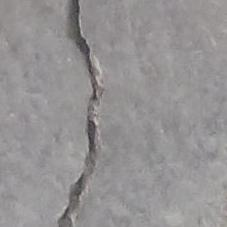
#> input picture data/00017.jpg, 227 x 227 px, found by its file name; its folder holds 5 pictures in this run; the run also reads 1 picture not shown here
$ jupyter execute Crack_Analysis.ipynb
#> lines starting #> are read from the running program, lines starting #| are printed output that depends on the picture
##Loading Images

[cell 1]
import os
from PIL import Image
from IPython.display import display, HTML

def display_images_in_folder(folder_path):
    # Check if the folder exists
#> called with folder_path = '/content/drive/MyDrive/data'
    if not os.path.exists(folder_path):
        print(f"The folder '{folder_path}' does not exist.")
        return

    # Get a list of files in the folder
    files = os.listdir(folder_path)

    # Filter out only the JPG files
    jpg_files = [file for file in files if file.endswith('.jpg')]

    # Check if there are any JPG files
    if not jpg_files:
        print(f"No JPG images found in the '{folder_path}' folder.")
        return

    # Display the JPG images with labels
    for i, jpg_file in enumerate(jpg_files, start=1):
        image_path = os.path.join(folder_path, jpg_file)
        try:
            img = Image.open(image_path)
#> img is the input picture: PIL image 227x227 RGB; mean R, G, B 149.3, 146.9, 147.5
            display(HTML(f"<h4>Image {i}</h4>"))
            display(img)
        except Exception as e:
            print(f"Error opening image {jpg_file}: {e}")

# Specify the folder path containing the images
folder_path = '/content/drive/MyDrive/data'

# Call the function to display images in the folder
display_images_in_folder(folder_path)

#Data Preprocessing - Image Grayscaling

##Component Method

[cell 2]
from PIL import Image
import matplotlib.pyplot as plt

def grayscale_component_method(image):
    # Convert image to RGB mode if not already in RGB
    image = image.convert('RGB')

    # Get pixel data
    pixels = image.load()

    # Iterate over each pixel and calculate grayscale value
    width, height = image.size
#> width = 227; height = 227
    for y in range(height):
        for x in range(width):
            # Get RGB values of the pixel
            r, g, b = pixels[x, y]
            # Calculate grayscale value using component method
            gray_value = int(0.2989 * r + 0.5870 * g + 0.1140 * b)
            # Set pixel to grayscale value
            pixels[x, y] = (gray_value, gray_value, gray_value)

    return image

# Load an image
input_image_path = '/content/drive/MyDrive/data/00027.jpg'

# Open image file
input_image = Image.open(input_image_path)

# Perform grayscale conversion using component method
output_image = grayscale_component_method(input_image)
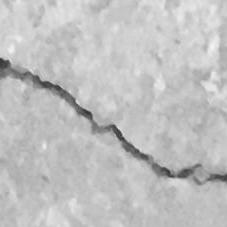
#> output_image: PIL image 227x227 RGB; min 49, max 244, mean 192.1

# Display the output image
plt.imshow(output_image)
#> (this line was passed over: IPython is not available in this run)
plt.axis('off')
#> (this line was passed over: IPython is not available in this run)
plt.show()

##Maximum Method

[cell 3]
from PIL import Image
import numpy as np
import matplotlib.pyplot as plt

def grayscale_maximum_method(image):
    # Convert image to RGB mode if not already in RGB
    image = image.convert('RGB')

    # Convert image to numpy array
    image_array = np.array(image)

    # Extract red, green, and blue channels
    red_channel = image_array[:, :, 0]
    green_channel = image_array[:, :, 1]
    blue_channel = image_array[:, :, 2]

    # Calculate grayscale using maximum method
    grayscale_image = np.maximum(red_channel, green_channel, blue_channel)

    # Convert grayscale image array back to image
    grayscale_image = Image.fromarray(grayscale_image.astype('uint8'))

    return grayscale_image

# Load an image
input_image_path = '/content/drive/MyDrive/data/00027.jpg'

# Open image file
input_image = Image.open(input_image_path)

# Perform grayscale conversion using maximum method
output_image = grayscale_maximum_method(input_image)

# Display the output image
plt.imshow(output_image, cmap='gray')
#> (this line was passed over: IPython is not available in this run)
plt.axis('off')
#> (this line was passed over: IPython is not available in this run)
plt.show()

##Average Method

[cell 4]
from PIL import Image
import numpy as np
import matplotlib.pyplot as plt

def grayscale_average_method(image):
    # Convert image to RGB mode if not already in RGB
    image = image.convert('RGB')

    # Convert image to numpy array
    image_array = np.array(image)

    # Extract red, green, and blue channels
    red_channel = image_array[:, :, 0]
    green_channel = image_array[:, :, 1]
    blue_channel = image_array[:, :, 2]

    # Calculate grayscale using average method
    grayscale_image = (red_channel + green_channel + blue_channel) // 3
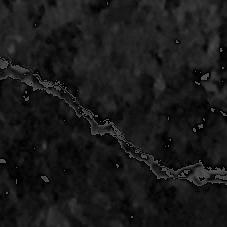
#> grayscale_image: shape (227, 227); min 0, max 85, mean 25.4

    # Convert grayscale image array back to image
    grayscale_image = Image.fromarray(grayscale_image.astype('uint8'))

    return grayscale_image

# Load an image
input_image_path = '/content/drive/MyDrive/data/00027.jpg'

# Open image file
input_image = Image.open(input_image_path)

# Perform grayscale conversion using average method
output_image = grayscale_average_method(input_image)

# Display the output image
plt.imshow(output_image, cmap='gray')
#> (this line was passed over: IPython is not available in this run)
plt.axis('off')
#> (this line was passed over: IPython is not available in this run)
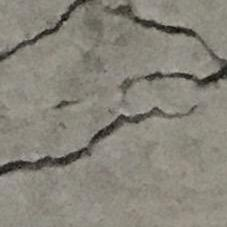
#> input picture data/00330.jpg, 227 x 227 px, found by its file name
#> further down, input_image is the input picture: PIL image 227x227 RGB; mean R, G, B 135.8, 132.1, 121.6
plt.show()

##Weighted Average Method

[cell 5]
from PIL import Image
import numpy as np
import matplotlib.pyplot as plt

def grayscale_weighted_average_method(image):
    # Convert image to RGB mode if not already in RGB
    image = image.convert('RGB')

    # Convert image to numpy array
    image_array = np.array(image)

    # Extract red, green, and blue channels
    red_channel = image_array[:, :, 0]
    green_channel = image_array[:, :, 1]
    blue_channel = image_array[:, :, 2]

    # Calculate grayscale using weighted average method
    grayscale_image = 0.3 * red_channel + 0.59 * green_channel + 0.11 * blue_channel

    # Convert grayscale image array back to image
    grayscale_image = Image.fromarray(grayscale_image.astype('uint8'))
#> grayscale_image: PIL image 227x227 L

    return grayscale_image

# [5 lines of commented-out code are left out]
input_image_path = '/content/drive/MyDrive/data/00330.jpg'
# Open image file
input_image = Image.open(input_image_path)

# Perform grayscale conversion using weighted average method
output_image = grayscale_weighted_average_method(input_image)

# [5 lines of commented-out code are left out]
output_image_path = '/content/drive/MyDrive/data/grayscaled_images/gs_00330.jpg'
output_image.save(output_image_path)

# Display the output image
plt.imshow(output_image, cmap='gray')
#> (this line was passed over: IPython is not available in this run)
plt.axis('off')
plt.show()

print(f"Grayscale image saved as {output_image_path}.")
